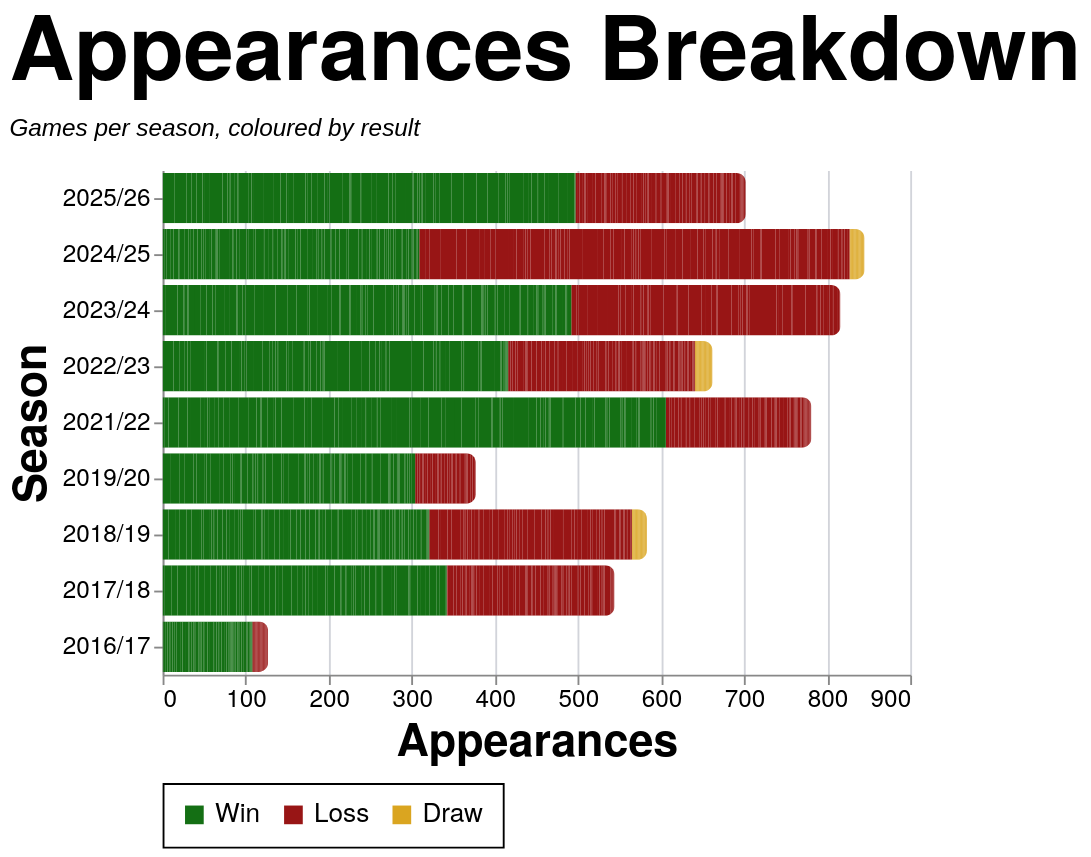

This figure's Vega-Lite source:
### Vega-Lite specification from a JSON file in a GitHub repository (floating-point values rounded to 4 significant figures; data arrays with more than 128 entries replaced by an {"elided": "..."} marker saying what was removed)
{"config": {"axis": {"labelFont": "PT Sans Narrow, Helvetica Neue, Helvetica, Arial, sans-serif", "titleFont": "PT Sans Narrow, Helvetica Neue, Helvetica, Arial, sans-serif", "labelFontSize": 13, "titleFontSize": 24, "gridColor": "#202947", "gridOpacity": 0.2, "zindex": 1}, "text": {"font": "Lato, sans-serif"}, "bar": {"cornerRadiusEnd": 5}, "header": {"labelFont": "PT Sans Narrow, Helvetica Neue, Helvetica, Arial, sans-serif", "titleFont": "PT Sans Narrow, Helvetica Neue, Helvetica, Arial, sans-serif", "labelFontSize": 24, "titleFontSize": 28, "labelFontWeight": "bold", "orient": "left"}, "legend": {"labelFont": "PT Sans Narrow, Helvetica Neue, Helvetica, Arial, sans-serif", "titleFont": "PT Sans Narrow, Helvetica Neue, Helvetica, Arial, sans-serif", "labelFontSize": 14, "titleFontSize": 16, "titlePadding": 5, "fillColor": "white", "strokeColor": "black", "padding": 10, "titleFontWeight": "lighter", "titleFontStyle": "italic", "titleColor": "gray", "offset": 10}, "title": {"font": "PT Sans Narrow, Helvetica Neue, Helvetica, Arial, sans-serif", "fontSize": 48, "fontWeight": "bold", "anchor": "start", "align": "center", "titlePadding": 20, "subtitlePadding": 10, "subtitleFontSize": 13, "subtitleColor": "", "subtitleFontStyle": "italic", "offset": 15, "color": "black"}, "axisX": {"labelAngle": 0}, "facet": {"title": null, "header": null, "align": {"row": "each", "column": "each"}, "spacing": 10}, "resolve": {"scale": {"y": "independent", "facet": "independent"}}, "background": "transparent", "scale": {"offsetBandPaddingOuter": 0.2, "offsetBandPaddingInner": 0.1}, "view": {"stroke": null, "background": "transparent"}}, "data": {"name": "data-138ceba4e57261a8aaa366332d1df29b"}, "mark": {"type": "bar"}, "encoding": {"color": {"field": "color_value", "legend": {"orient": "bottom", "title": null}, "scale": {"domain": ["Win", "Loss", "Draw"], "range": ["#146f14", "#981515", "goldenrod"]}, "sort": {"field": "sum(apps)", "op": "sum", "order": "descending"}, "type": "nominal"}, "tooltip": [{"field": "player", "title": "Player", "type": "nominal"}, {"field": "season", "title": "Season", "type": "nominal"}, {"field": "color_value", "title": "Group", "type": "nominal"}, {"aggregate": "sum", "field": "apps", "title": "Appearances", "type": "quantitative"}], "x": {"aggregate": "sum", "field": "apps", "title": "Appearances", "type": "quantitative"}, "y": {"field": "season", "sort": {"field": "season_sort", "op": "max", "order": "descending"}, "title": "Season", "type": "nominal"}}, "height": {"step": 30}, "title": {"text": "Appearances Breakdown", "subtitle": "Games per season, coloured by result"}, "width": 400, "$schema": "https://vega.github.io/schema/vega-lite/v5.20.1.json", "datasets": {"data-138ceba4e57261a8aaa366332d1df29b": {"elided": "2509 records"}}}
